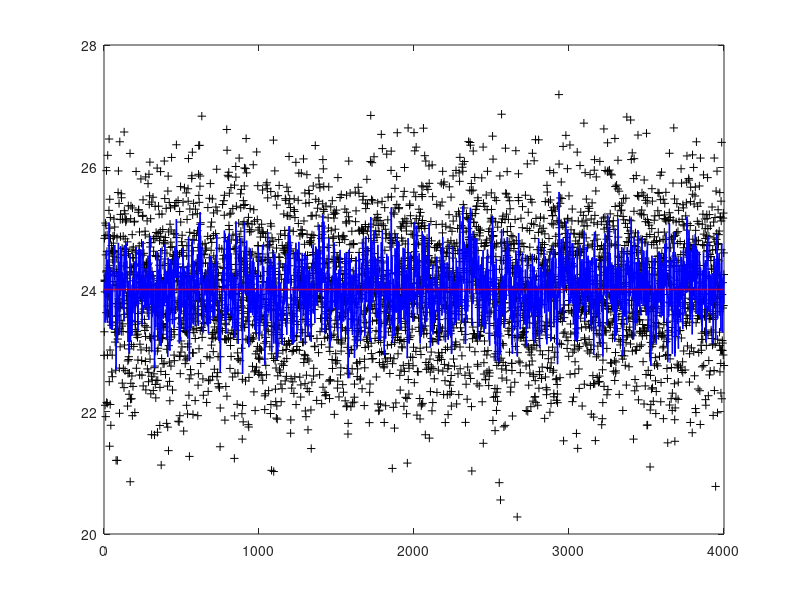

MATLAB code for this plot:
%% ----------------------模板----------------------
clc;
clear;

Z = 24 + randn(1, 4000);     %假设测量值是24加上高斯噪声N(0,1)
X = zeros(1, 4000);          %最优估的初始值，后面会迭代更新
X(1)=24;

P = zeros(1, 4000);          %预测模型的协方差，注意这里并不是一个对称矩阵
Q = 0.001;                   %相信观测转移矩阵，误差设置的较小
R = 0.01;                    %观测模型的协方差

for t=2:4000
    X_(t) = X(t-1);    
    P_(t) = P(t-1) + Q;
    K(t) = P_(t) / (P(t) + R);
    X(t) = X_(t) + K(t) * (Z(t) - X_(t));
    P(t) = (1 - K(t)) * P_(t);
end

 
figure;
plot(Z, 'k+');
hold on;

plot(X, 'b-', 'linewidth', 1);
hold on;
plot(24*ones(1, 4000), 'r-', 'linewidth', 1);